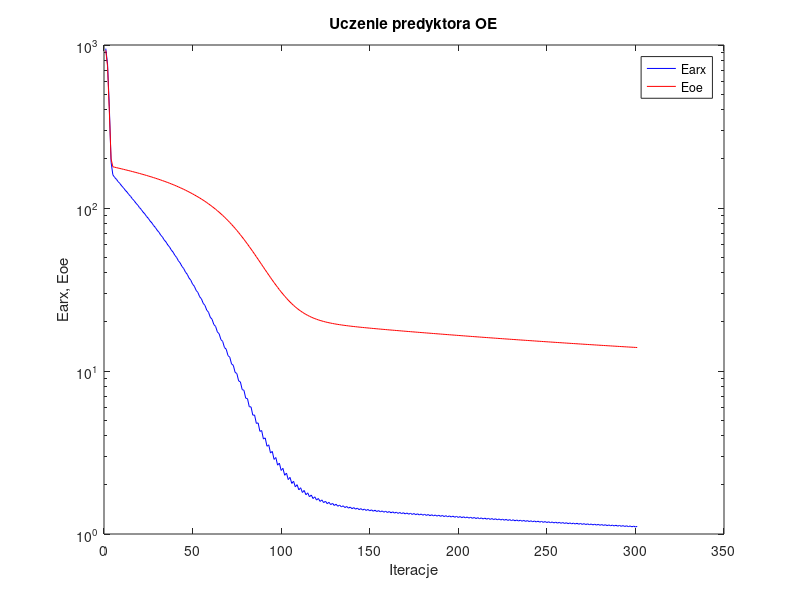
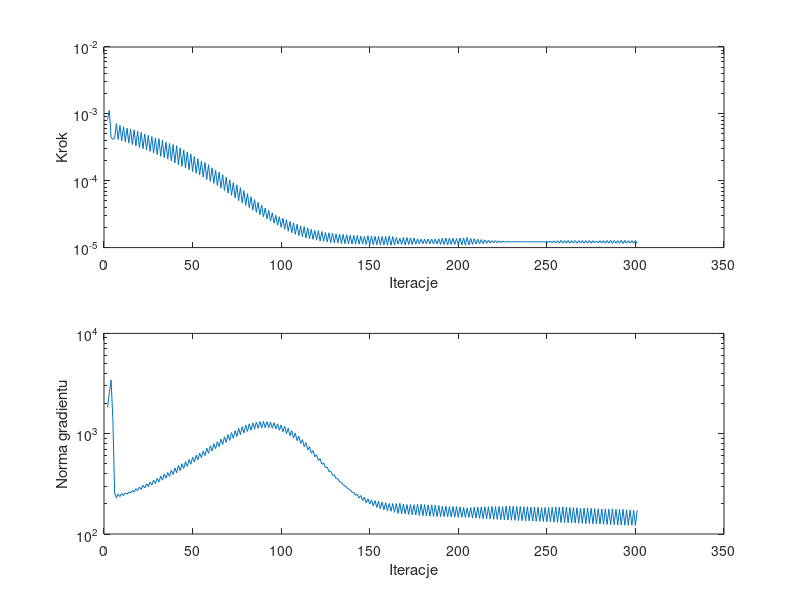

Source code (MATLAB) for these figures, in order:
%uczenie predyktora oe
clear all;
n=0; farx(n+1)=9.500174e+002; foe(n+1)=9.256376e+002; wspucz(n+1)=0.000000e+000; ng(n+1)=0.000000e+000;
n=1; farx(n+1)=7.643269e+002; foe(n+1)=7.400956e+002; krok(n+1)=8.258271e-004; ng(n+1)=1.830797e+003;
n=2; farx(n+1)=4.170956e+002; foe(n+1)=3.932928e+002; krok(n+1)=1.128760e-003; ng(n+1)=2.559113e+003;
n=3; farx(n+1)=1.907264e+002; foe(n+1)=1.999480e+002; krok(n+1)=4.430569e-004; ng(n+1)=3.432515e+003;
n=4; farx(n+1)=1.598655e+002; foe(n+1)=1.789476e+002; krok(n+1)=4.168272e-004; ng(n+1)=1.390287e+003;
n=5; farx(n+1)=1.540653e+002; foe(n+1)=1.778953e+002; krok(n+1)=4.308196e-004; ng(n+1)=2.564414e+002;
n=6; farx(n+1)=1.500949e+002; foe(n+1)=1.768649e+002; krok(n+1)=7.138862e-004; ng(n+1)=2.301482e+002;
n=7; farx(n+1)=1.450081e+002; foe(n+1)=1.758268e+002; krok(n+1)=4.129136e-004; ng(n+1)=2.494702e+002;
n=8; farx(n+1)=1.412376e+002; foe(n+1)=1.747958e+002; krok(n+1)=6.750897e-004; ng(n+1)=2.358299e+002;
n=9; farx(n+1)=1.365113e+002; foe(n+1)=1.737516e+002; krok(n+1)=3.968650e-004; ng(n+1)=2.527739e+002;
n=10; farx(n+1)=1.329880e+002; foe(n+1)=1.727123e+002; krok(n+1)=6.409943e-004; ng(n+1)=2.423964e+002;
n=11; farx(n+1)=1.285248e+002; foe(n+1)=1.716614e+002; krok(n+1)=3.824295e-004; ng(n+1)=2.570478e+002;
n=12; farx(n+1)=1.252444e+002; foe(n+1)=1.706128e+002; krok(n+1)=6.100243e-004; ng(n+1)=2.496345e+002;
n=13; farx(n+1)=1.210250e+002; foe(n+1)=1.695509e+002; krok(n+1)=3.657739e-004; ng(n+1)=2.628097e+002;
n=14; farx(n+1)=1.179073e+002; foe(n+1)=1.684834e+002; krok(n+1)=5.904631e-004; ng(n+1)=2.562428e+002;
n=15; farx(n+1)=1.139125e+002; foe(n+1)=1.674023e+002; krok(n+1)=3.473499e-004; ng(n+1)=2.720168e+002;
n=16; farx(n+1)=1.109234e+002; foe(n+1)=1.663111e+002; krok(n+1)=5.750926e-004; ng(n+1)=2.628268e+002;
n=17; farx(n+1)=1.071148e+002; foe(n+1)=1.652056e+002; krok(n+1)=3.309440e-004; ng(n+1)=2.833903e+002;
n=18; farx(n+1)=1.043079e+002; foe(n+1)=1.640986e+002; krok(n+1)=5.504055e-004; ng(n+1)=2.709027e+002;
n=19; farx(n+1)=1.006871e+002; foe(n+1)=1.629720e+002; krok(n+1)=3.147597e-004; ng(n+1)=2.946636e+002;
n=20; farx(n+1)=9.802609e+001; foe(n+1)=1.618402e+002; krok(n+1)=5.277180e-004; ng(n+1)=2.784837e+002;
n=21; farx(n+1)=9.456555e+001; foe(n+1)=1.606957e+002; krok(n+1)=3.018569e-004; ng(n+1)=3.054828e+002;
n=22; farx(n+1)=9.208386e+001; foe(n+1)=1.595476e+002; krok(n+1)=5.002119e-004; ng(n+1)=2.876059e+002;
n=23; farx(n+1)=8.878182e+001; foe(n+1)=1.583836e+002; krok(n+1)=2.881993e-004; ng(n+1)=3.169606e+002;
n=24; farx(n+1)=8.643998e+001; foe(n+1)=1.572113e+002; krok(n+1)=4.770094e-004; ng(n+1)=2.969095e+002;
n=25; farx(n+1)=8.328016e+001; foe(n+1)=1.560260e+002; krok(n+1)=2.755278e-004; ng(n+1)=3.292205e+002;
n=26; farx(n+1)=8.106621e+001; foe(n+1)=1.548316e+002; krok(n+1)=4.576195e-004; ng(n+1)=3.074949e+002;
n=27; farx(n+1)=7.804677e+001; foe(n+1)=1.536123e+002; krok(n+1)=2.601242e-004; ng(n+1)=3.450435e+002;
n=28; farx(n+1)=7.593827e+001; foe(n+1)=1.523846e+002; krok(n+1)=4.373979e-004; ng(n+1)=3.186691e+002;
n=29; farx(n+1)=7.306260e+001; foe(n+1)=1.511410e+002; krok(n+1)=2.463545e-004; ng(n+1)=3.589921e+002;
n=30; farx(n+1)=7.101677e+001; foe(n+1)=1.498726e+002; krok(n+1)=4.261938e-004; ng(n+1)=3.301020e+002;
n=31; farx(n+1)=6.825411e+001; foe(n+1)=1.485849e+002; krok(n+1)=2.322394e-004; ng(n+1)=3.783647e+002;
n=32; farx(n+1)=6.632277e+001; foe(n+1)=1.472853e+002; krok(n+1)=4.050306e-004; ng(n+1)=3.436148e+002;
n=33; farx(n+1)=6.366061e+001; foe(n+1)=1.459644e+002; krok(n+1)=2.215284e-004; ng(n+1)=3.956945e+002;
n=34; farx(n+1)=6.189115e+001; foe(n+1)=1.446444e+002; krok(n+1)=3.748417e-004; ng(n+1)=3.599185e+002;
n=35; farx(n+1)=5.934721e+001; foe(n+1)=1.433043e+002; krok(n+1)=2.110559e-004; ng(n+1)=4.099523e+002;
n=36; farx(n+1)=5.765713e+001; foe(n+1)=1.419446e+002; krok(n+1)=3.604935e-004; ng(n+1)=3.754434e+002;
n=37; farx(n+1)=5.521537e+001; foe(n+1)=1.405551e+002; krok(n+1)=1.976315e-004; ng(n+1)=4.325704e+002;
n=38; farx(n+1)=5.359439e+001; foe(n+1)=1.391485e+002; krok(n+1)=3.467612e-004; ng(n+1)=3.916489e+002;
n=39; farx(n+1)=5.125844e+001; foe(n+1)=1.377074e+002; krok(n+1)=1.841267e-004; ng(n+1)=4.565780e+002;
n=40; farx(n+1)=4.968716e+001; foe(n+1)=1.362390e+002; krok(n+1)=3.347436e-004; ng(n+1)=4.081272e+002;
n=41; farx(n+1)=4.743323e+001; foe(n+1)=1.347451e+002; krok(n+1)=1.733806e-004; ng(n+1)=4.818516e+002;
n=42; farx(n+1)=4.598932e+001; foe(n+1)=1.332408e+002; krok(n+1)=3.098339e-004; ng(n+1)=4.283503e+002;
n=43; farx(n+1)=4.382437e+001; foe(n+1)=1.317165e+002; krok(n+1)=1.646626e-004; ng(n+1)=5.025309e+002;
n=44; farx(n+1)=4.249716e+001; foe(n+1)=1.301738e+002; krok(n+1)=2.878915e-004; ng(n+1)=4.497414e+002;
n=45; farx(n+1)=4.041814e+001; foe(n+1)=1.286102e+002; krok(n+1)=1.553088e-004; ng(n+1)=5.263126e+002;
n=46; farx(n+1)=3.918634e+001; foe(n+1)=1.270193e+002; krok(n+1)=2.697438e-004; ng(n+1)=4.717519e+002;
n=47; farx(n+1)=3.718757e+001; foe(n+1)=1.254078e+002; krok(n+1)=1.458729e-004; ng(n+1)=5.534877e+002;
n=48; farx(n+1)=3.604857e+001; foe(n+1)=1.237666e+002; krok(n+1)=2.523757e-004; ng(n+1)=4.952184e+002;
n=49; farx(n+1)=3.411774e+001; foe(n+1)=1.221040e+002; krok(n+1)=1.376014e-004; ng(n+1)=5.828675e+002;
n=50; farx(n+1)=3.309962e+001; foe(n+1)=1.204277e+002; krok(n+1)=2.308086e-004; ng(n+1)=5.219517e+002;
n=51; farx(n+1)=3.124690e+001; foe(n+1)=1.187251e+002; krok(n+1)=1.297027e-004; ng(n+1)=6.103046e+002;
n=52; farx(n+1)=3.032458e+001; foe(n+1)=1.170000e+002; krok(n+1)=2.132171e-004; ng(n+1)=5.489268e+002;
n=53; farx(n+1)=2.854636e+001; foe(n+1)=1.152519e+002; krok(n+1)=1.218919e-004; ng(n+1)=6.407127e+002;
n=54; farx(n+1)=2.771645e+001; foe(n+1)=1.134778e+002; krok(n+1)=1.966794e-004; ng(n+1)=5.776101e+002;
n=55; farx(n+1)=2.602305e+001; foe(n+1)=1.116819e+002; krok(n+1)=1.133097e-004; ng(n+1)=6.733678e+002;
n=56; farx(n+1)=2.524885e+001; foe(n+1)=1.098357e+002; krok(n+1)=1.869445e-004; ng(n+1)=6.052967e+002;
n=57; farx(n+1)=2.362582e+001; foe(n+1)=1.079664e+002; krok(n+1)=1.043926e-004; ng(n+1)=7.165042e+002;
n=58; farx(n+1)=2.292454e+001; foe(n+1)=1.060569e+002; krok(n+1)=1.736749e-004; ng(n+1)=6.360489e+002;
n=59; farx(n+1)=2.136642e+001; foe(n+1)=1.041336e+002; krok(n+1)=9.776439e-005; ng(n+1)=7.558864e+002;
n=60; farx(n+1)=2.076890e+001; foe(n+1)=1.021922e+002; krok(n+1)=1.563635e-004; ng(n+1)=6.721622e+002;
n=61; farx(n+1)=1.928751e+001; foe(n+1)=1.002328e+002; krok(n+1)=9.153980e-005; ng(n+1)=7.914536e+002;
n=62; farx(n+1)=1.877028e+001; foe(n+1)=9.824690e+001; krok(n+1)=1.433326e-004; ng(n+1)=7.079459e+002;
n=63; farx(n+1)=1.736897e+001; foe(n+1)=9.623937e+001; krok(n+1)=8.440914e-005; ng(n+1)=8.338940e+002;
n=64; farx(n+1)=1.690922e+001; foe(n+1)=9.419249e+001; krok(n+1)=1.338340e-004; ng(n+1)=7.424217e+002;
n=65; farx(n+1)=1.557935e+001; foe(n+1)=9.212858e+001; krok(n+1)=7.765442e-005; ng(n+1)=8.829451e+002;
n=66; farx(n+1)=1.518734e+001; foe(n+1)=9.003904e+001; krok(n+1)=1.228120e-004; ng(n+1)=7.802240e+002;
n=67; farx(n+1)=1.393415e+001; foe(n+1)=8.793487e+001; krok(n+1)=7.150565e-005; ng(n+1)=9.298495e+002;
n=68; farx(n+1)=1.360330e+001; foe(n+1)=8.580607e+001; krok(n+1)=1.131625e-004; ng(n+1)=8.185280e+002;
n=69; farx(n+1)=1.242658e+001; foe(n+1)=8.366323e+001; krok(n+1)=6.546014e-005; ng(n+1)=9.804748e+002;
n=70; farx(n+1)=1.215071e+001; foe(n+1)=8.149957e+001; krok(n+1)=1.032442e-004; ng(n+1)=8.568298e+002;
n=71; farx(n+1)=1.104970e+001; foe(n+1)=7.934547e+001; krok(n+1)=6.065098e-005; ng(n+1)=1.024592e+003;
n=72; farx(n+1)=1.083662e+001; foe(n+1)=7.717843e+001; krok(n+1)=9.345155e-005; ng(n+1)=8.987298e+002;
n=73; farx(n+1)=9.813396e+000; foe(n+1)=7.501680e+001; krok(n+1)=5.561724e-005; ng(n+1)=1.073667e+003;
n=74; farx(n+1)=9.648088e+000; foe(n+1)=7.284213e+001; krok(n+1)=8.669030e-005; ng(n+1)=9.382014e+002;
n=75; farx(n+1)=8.696054e+000; foe(n+1)=7.066223e+001; krok(n+1)=5.036707e-005; ng(n+1)=1.134095e+003;
n=76; farx(n+1)=8.571201e+000; foe(n+1)=6.849078e+001; krok(n+1)=7.872898e-005; ng(n+1)=9.759253e+002;
n=77; farx(n+1)=7.693486e+000; foe(n+1)=6.634529e+001; krok(n+1)=4.661880e-005; ng(n+1)=1.175812e+003;
n=78; farx(n+1)=7.616099e+000; foe(n+1)=6.421849e+001; krok(n+1)=7.085234e-005; ng(n+1)=1.015991e+003;
n=79; farx(n+1)=6.810547e+000; foe(n+1)=6.211483e+001; krok(n+1)=4.285449e-005; ng(n+1)=1.218279e+003;
n=80; farx(n+1)=6.769407e+000; foe(n+1)=6.003986e+001; krok(n+1)=6.401041e-005; ng(n+1)=1.051096e+003;
n=81; farx(n+1)=6.033631e+000; foe(n+1)=5.799898e+001; krok(n+1)=3.953838e-005; ng(n+1)=1.253956e+003;
n=82; farx(n+1)=6.024272e+000; foe(n+1)=5.599706e+001; krok(n+1)=5.755042e-005; ng(n+1)=1.083038e+003;
n=83; farx(n+1)=5.357655e+000; foe(n+1)=5.403940e+001; krok(n+1)=3.650218e-005; ng(n+1)=1.280925e+003;
n=84; farx(n+1)=5.372978e+000; foe(n+1)=5.212145e+001; krok(n+1)=5.234435e-005; ng(n+1)=1.108434e+003;
n=85; farx(n+1)=4.768409e+000; foe(n+1)=5.025459e+001; krok(n+1)=3.369455e-005; ng(n+1)=1.306229e+003;
n=86; farx(n+1)=4.805598e+000; foe(n+1)=4.844175e+001; krok(n+1)=4.738492e-005; ng(n+1)=1.129499e+003;
n=87; farx(n+1)=4.263233e+000; foe(n+1)=4.668224e+001; krok(n+1)=3.098353e-005; ng(n+1)=1.321706e+003;
n=88; farx(n+1)=4.312614e+000; foe(n+1)=4.497529e+001; krok(n+1)=4.341873e-005; ng(n+1)=1.139515e+003;
n=89; farx(n+1)=3.824332e+000; foe(n+1)=4.333584e+001; krok(n+1)=2.885108e-005; ng(n+1)=1.327572e+003;
n=90; farx(n+1)=3.887906e+000; foe(n+1)=4.176215e+001; krok(n+1)=3.909086e-005; ng(n+1)=1.148007e+003;
n=91; farx(n+1)=3.452972e+000; foe(n+1)=4.025515e+001; krok(n+1)=2.689247e-005; ng(n+1)=1.319311e+003;
n=92; farx(n+1)=3.524851e+000; foe(n+1)=3.881222e+001; krok(n+1)=3.594329e-005; ng(n+1)=1.145161e+003;
n=93; farx(n+1)=3.137444e+000; foe(n+1)=3.743496e+001; krok(n+1)=2.491142e-005; ng(n+1)=1.309707e+003;
n=94; farx(n+1)=3.213187e+000; foe(n+1)=3.612415e+001; krok(n+1)=3.318147e-005; ng(n+1)=1.132756e+003;
n=95; farx(n+1)=2.868336e+000; foe(n+1)=3.488139e+001; krok(n+1)=2.330940e-005; ng(n+1)=1.287730e+003;
n=96; farx(n+1)=2.946993e+000; foe(n+1)=3.370827e+001; krok(n+1)=3.039896e-005; ng(n+1)=1.115112e+003;
n=97; farx(n+1)=2.644622e+000; foe(n+1)=3.260133e+001; krok(n+1)=2.170937e-005; ng(n+1)=1.252393e+003;
n=98; farx(n+1)=2.722026e+000; foe(n+1)=3.155252e+001; krok(n+1)=2.894239e-005; ng(n+1)=1.083167e+003;
n=99; farx(n+1)=2.454100e+000; foe(n+1)=3.056800e+001; krok(n+1)=2.007443e-005; ng(n+1)=1.223525e+003;
n=100; farx(n+1)=2.529539e+000; foe(n+1)=2.964235e+001; krok(n+1)=2.745808e-005; ng(n+1)=1.045766e+003;
n=101; farx(n+1)=2.292658e+000; foe(n+1)=2.877737e+001; krok(n+1)=1.873112e-005; ng(n+1)=1.182858e+003;
n=102; farx(n+1)=2.365783e+000; foe(n+1)=2.797044e+001; krok(n+1)=2.605170e-005; ng(n+1)=1.003570e+003;
n=103; farx(n+1)=2.156709e+000; foe(n+1)=2.721792e+001; krok(n+1)=1.755604e-005; ng(n+1)=1.134329e+003;
n=104; farx(n+1)=2.225658e+000; foe(n+1)=2.652095e+001; krok(n+1)=2.454539e-005; ng(n+1)=9.563066e+002;
n=105; farx(n+1)=2.042595e+000; foe(n+1)=2.587640e+001; krok(n+1)=1.666649e-005; ng(n+1)=1.071268e+003;
n=106; farx(n+1)=2.107907e+000; foe(n+1)=2.527947e+001; krok(n+1)=2.342760e-005; ng(n+1)=9.056015e+002;
n=107; farx(n+1)=1.946535e+000; foe(n+1)=2.472829e+001; krok(n+1)=1.579136e-005; ng(n+1)=1.011402e+003;
n=108; farx(n+1)=2.007534e+000; foe(n+1)=2.422089e+001; krok(n+1)=2.231210e-005; ng(n+1)=8.524684e+002;
n=109; farx(n+1)=1.865523e+000; foe(n+1)=2.375419e+001; krok(n+1)=1.511881e-005; ng(n+1)=9.447320e+002;
n=110; farx(n+1)=1.922098e+000; foe(n+1)=2.332613e+001; krok(n+1)=2.114892e-005; ng(n+1)=7.988851e+002;
n=111; farx(n+1)=1.797921e+000; foe(n+1)=2.293411e+001; krok(n+1)=1.453926e-005; ng(n+1)=8.735945e+002;
n=112; farx(n+1)=1.850610e+000; foe(n+1)=2.257300e+001; krok(n+1)=2.058283e-005; ng(n+1)=7.435112e+002;
n=113; farx(n+1)=1.740512e+000; foe(n+1)=2.224145e+001; krok(n+1)=1.387715e-005; ng(n+1)=8.131183e+002;
n=114; farx(n+1)=1.788546e+000; foe(n+1)=2.193787e+001; krok(n+1)=1.977673e-005; ng(n+1)=6.888177e+002;
n=115; farx(n+1)=1.691048e+000; foe(n+1)=2.166081e+001; krok(n+1)=1.356957e-005; ng(n+1)=7.442804e+002;
n=116; farx(n+1)=1.735787e+000; foe(n+1)=2.140782e+001; krok(n+1)=1.881044e-005; ng(n+1)=6.389451e+002;
n=117; farx(n+1)=1.649421e+000; foe(n+1)=2.117605e+001; krok(n+1)=1.328171e-005; ng(n+1)=6.784086e+002;
n=118; farx(n+1)=1.690771e+000; foe(n+1)=2.096410e+001; krok(n+1)=1.806967e-005; ng(n+1)=5.900791e+002;
n=119; farx(n+1)=1.614568e+000; foe(n+1)=2.076952e+001; krok(n+1)=1.290553e-005; ng(n+1)=6.170296e+002;
n=120; farx(n+1)=1.652497e+000; foe(n+1)=2.058992e+001; krok(n+1)=1.787641e-005; ng(n+1)=5.408982e+002;
n=121; farx(n+1)=1.583946e+000; foe(n+1)=2.042479e+001; krok(n+1)=1.254429e-005; ng(n+1)=5.650095e+002;
n=122; farx(n+1)=1.618898e+000; foe(n+1)=2.027277e+001; krok(n+1)=1.738167e-005; ng(n+1)=4.965161e+002;
n=123; farx(n+1)=1.557073e+000; foe(n+1)=2.013272e+001; krok(n+1)=1.240203e-005; ng(n+1)=5.119145e+002;
n=124; farx(n+1)=1.589916e+000; foe(n+1)=2.000375e+001; krok(n+1)=1.684728e-005; ng(n+1)=4.570600e+002;
n=125; farx(n+1)=1.534260e+000; foe(n+1)=1.988381e+001; krok(n+1)=1.214216e-005; ng(n+1)=4.655343e+002;
n=126; farx(n+1)=1.564618e+000; foe(n+1)=1.977248e+001; krok(n+1)=1.663384e-005; ng(n+1)=4.186705e+002;
n=127; farx(n+1)=1.514113e+000; foe(n+1)=1.966873e+001; krok(n+1)=1.191521e-005; ng(n+1)=4.251521e+002;
n=128; farx(n+1)=1.542485e+000; foe(n+1)=1.957175e+001; krok(n+1)=1.649003e-005; ng(n+1)=3.845976e+002;
n=129; farx(n+1)=1.495955e+000; foe(n+1)=1.948091e+001; krok(n+1)=1.176389e-005; ng(n+1)=3.894150e+002;
n=130; farx(n+1)=1.522705e+000; foe(n+1)=1.939591e+001; krok(n+1)=1.608814e-005; ng(n+1)=3.559873e+002;
n=131; farx(n+1)=1.479965e+000; foe(n+1)=1.931581e+001; krok(n+1)=1.167393e-005; ng(n+1)=3.564548e+002;
n=132; farx(n+1)=1.505401e+000; foe(n+1)=1.924018e+001; krok(n+1)=1.592832e-005; ng(n+1)=3.309389e+002;
n=133; farx(n+1)=1.465595e+000; foe(n+1)=1.916835e+001; krok(n+1)=1.153689e-005; ng(n+1)=3.287035e+002;
n=134; farx(n+1)=1.489849e+000; foe(n+1)=1.910022e+001; krok(n+1)=1.572983e-005; ng(n+1)=3.094996e+002;
n=135; farx(n+1)=1.452635e+000; foe(n+1)=1.903514e+001; krok(n+1)=1.144248e-005; ng(n+1)=3.032580e+002;
n=136; farx(n+1)=1.475922e+000; foe(n+1)=1.897298e+001; krok(n+1)=1.558957e-005; ng(n+1)=2.905049e+002;
n=137; farx(n+1)=1.440738e+000; foe(n+1)=1.891324e+001; krok(n+1)=1.138585e-005; ng(n+1)=2.809860e+002;
n=138; farx(n+1)=1.463167e+000; foe(n+1)=1.885598e+001; krok(n+1)=1.528126e-005; ng(n+1)=2.750710e+002;
n=139; farx(n+1)=1.430001e+000; foe(n+1)=1.880074e+001; krok(n+1)=1.136531e-005; ng(n+1)=2.599190e+002;
n=140; farx(n+1)=1.451780e+000; foe(n+1)=1.874726e+001; krok(n+1)=1.519948e-005; ng(n+1)=2.611747e+002;
n=141; farx(n+1)=1.420137e+000; foe(n+1)=1.869539e+001; krok(n+1)=1.127096e-005; ng(n+1)=2.428385e+002;
n=142; farx(n+1)=1.441418e+000; foe(n+1)=1.864492e+001; krok(n+1)=1.519696e-005; ng(n+1)=2.490547e+002;
n=143; farx(n+1)=1.410709e+000; foe(n+1)=1.859570e+001; krok(n+1)=1.126542e-005; ng(n+1)=2.288988e+002;
n=144; farx(n+1)=1.431551e+000; foe(n+1)=1.854796e+001; krok(n+1)=1.477879e-005; ng(n+1)=2.416820e+002;
n=145; farx(n+1)=1.402202e+000; foe(n+1)=1.850123e+001; krok(n+1)=1.131276e-005; ng(n+1)=2.146663e+002;
n=146; farx(n+1)=1.422671e+000; foe(n+1)=1.845548e+001; krok(n+1)=1.470169e-005; ng(n+1)=2.339913e+002;
n=147; farx(n+1)=1.394514e+000; foe(n+1)=1.841055e+001; krok(n+1)=1.115447e-005; ng(n+1)=2.048956e+002;
n=148; farx(n+1)=1.414652e+000; foe(n+1)=1.836613e+001; krok(n+1)=1.503456e-005; ng(n+1)=2.245561e+002;
n=149; farx(n+1)=1.386949e+000; foe(n+1)=1.832238e+001; krok(n+1)=1.100843e-005; ng(n+1)=1.987717e+002;
n=150; farx(n+1)=1.406766e+000; foe(n+1)=1.827934e+001; krok(n+1)=1.490654e-005; ng(n+1)=2.189417e+002;
n=151; farx(n+1)=1.379761e+000; foe(n+1)=1.823691e+001; krok(n+1)=1.103022e-005; ng(n+1)=1.906527e+002;
n=152; farx(n+1)=1.399393e+000; foe(n+1)=1.819509e+001; krok(n+1)=1.477879e-005; ng(n+1)=2.150228e+002;
n=153; farx(n+1)=1.372968e+000; foe(n+1)=1.815372e+001; krok(n+1)=1.103022e-005; ng(n+1)=1.838744e+002;
n=154; farx(n+1)=1.392392e+000; foe(n+1)=1.811290e+001; krok(n+1)=1.465430e-005; ng(n+1)=2.117699e+002;
n=155; farx(n+1)=1.366580e+000; foe(n+1)=1.807247e+001; krok(n+1)=1.101046e-005; ng(n+1)=1.783199e+002;
n=156; farx(n+1)=1.385813e+000; foe(n+1)=1.803243e+001; krok(n+1)=1.465430e-005; ng(n+1)=2.081546e+002;
n=157; farx(n+1)=1.360482e+000; foe(n+1)=1.799272e+001; krok(n+1)=1.095389e-005; ng(n+1)=1.740904e+002;
n=158; farx(n+1)=1.379537e+000; foe(n+1)=1.795334e+001; krok(n+1)=1.468252e-005; ng(n+1)=2.048963e+002;
n=159; farx(n+1)=1.354710e+000; foe(n+1)=1.791426e+001; krok(n+1)=1.085468e-005; ng(n+1)=1.704766e+002;
n=160; farx(n+1)=1.373646e+000; foe(n+1)=1.787535e+001; krok(n+1)=1.489515e-005; ng(n+1)=2.013466e+002;
n=161; farx(n+1)=1.348831e+000; foe(n+1)=1.783666e+001; krok(n+1)=1.083629e-005; ng(n+1)=1.685098e+002;
n=162; farx(n+1)=1.367648e+000; foe(n+1)=1.779850e+001; krok(n+1)=1.460917e-005; ng(n+1)=2.011885e+002;
n=163; farx(n+1)=1.343181e+000; foe(n+1)=1.776050e+001; krok(n+1)=1.095376e-005; ng(n+1)=1.647044e+002;
n=164; farx(n+1)=1.361641e+000; foe(n+1)=1.772301e+001; krok(n+1)=1.416371e-005; ng(n+1)=2.011700e+002;
n=165; farx(n+1)=1.337575e+000; foe(n+1)=1.768583e+001; krok(n+1)=1.126542e-005; ng(n+1)=1.605895e+002;
n=166; farx(n+1)=1.356181e+000; foe(n+1)=1.764906e+001; krok(n+1)=1.384553e-005; ng(n+1)=2.031708e+002;
n=167; farx(n+1)=1.332727e+000; foe(n+1)=1.761235e+001; krok(n+1)=1.115447e-005; ng(n+1)=1.590516e+002;
n=168; farx(n+1)=1.351098e+000; foe(n+1)=1.757581e+001; krok(n+1)=1.414532e-005; ng(n+1)=1.989646e+002;
n=169; farx(n+1)=1.327839e+000; foe(n+1)=1.753936e+001; krok(n+1)=1.101046e-005; ng(n+1)=1.584251e+002;
n=170; farx(n+1)=1.345901e+000; foe(n+1)=1.750311e+001; krok(n+1)=1.416371e-005; ng(n+1)=1.965151e+002;
n=171; farx(n+1)=1.322825e+000; foe(n+1)=1.746710e+001; krok(n+1)=1.109569e-005; ng(n+1)=1.570076e+002;
n=172; farx(n+1)=1.340818e+000; foe(n+1)=1.743136e+001; krok(n+1)=1.396978e-005; ng(n+1)=1.969471e+002;
n=173; farx(n+1)=1.318058e+000; foe(n+1)=1.739577e+001; krok(n+1)=1.113304e-005; ng(n+1)=1.557017e+002;
n=174; farx(n+1)=1.335889e+000; foe(n+1)=1.736039e+001; krok(n+1)=1.390431e-005; ng(n+1)=1.960803e+002;
n=175; farx(n+1)=1.313177e+000; foe(n+1)=1.732519e+001; krok(n+1)=1.126542e-005; ng(n+1)=1.545869e+002;
n=176; farx(n+1)=1.330864e+000; foe(n+1)=1.729032e+001; krok(n+1)=1.351734e-005; ng(n+1)=1.977813e+002;
n=177; farx(n+1)=1.308578e+000; foe(n+1)=1.725561e+001; krok(n+1)=1.142338e-005; ng(n+1)=1.529324e+002;
n=178; farx(n+1)=1.326169e+000; foe(n+1)=1.722111e+001; krok(n+1)=1.342816e-005; ng(n+1)=1.976249e+002;
n=179; farx(n+1)=1.304149e+000; foe(n+1)=1.718674e+001; krok(n+1)=1.142512e-005; ng(n+1)=1.520320e+002;
n=180; farx(n+1)=1.321616e+000; foe(n+1)=1.715254e+001; krok(n+1)=1.344623e-005; ng(n+1)=1.965420e+002;
n=181; farx(n+1)=1.299813e+000; foe(n+1)=1.711846e+001; krok(n+1)=1.138543e-005; ng(n+1)=1.513472e+002;
n=182; farx(n+1)=1.317113e+000; foe(n+1)=1.708455e+001; krok(n+1)=1.346311e-005; ng(n+1)=1.952713e+002;
n=183; farx(n+1)=1.295443e+000; foe(n+1)=1.705077e+001; krok(n+1)=1.141354e-005; ng(n+1)=1.506537e+002;
n=184; farx(n+1)=1.312657e+000; foe(n+1)=1.701720e+001; krok(n+1)=1.338477e-005; ng(n+1)=1.952312e+002;
n=185; farx(n+1)=1.291271e+000; foe(n+1)=1.698372e+001; krok(n+1)=1.138543e-005; ng(n+1)=1.499251e+002;
n=186; farx(n+1)=1.308317e+000; foe(n+1)=1.695040e+001; krok(n+1)=1.344623e-005; ng(n+1)=1.937361e+002;
n=187; farx(n+1)=1.287158e+000; foe(n+1)=1.691720e+001; krok(n+1)=1.132635e-005; ng(n+1)=1.493585e+002;
n=188; farx(n+1)=1.304107e+000; foe(n+1)=1.688413e+001; krok(n+1)=1.356957e-005; ng(n+1)=1.922473e+002;
n=189; farx(n+1)=1.283228e+000; foe(n+1)=1.685114e+001; krok(n+1)=1.115447e-005; ng(n+1)=1.490675e+002;
n=190; farx(n+1)=1.300013e+000; foe(n+1)=1.681820e+001; krok(n+1)=1.386696e-005; ng(n+1)=1.891812e+002;
n=191; farx(n+1)=1.279062e+000; foe(n+1)=1.678537e+001; krok(n+1)=1.109569e-005; ng(n+1)=1.490494e+002;
n=192; farx(n+1)=1.295845e+000; foe(n+1)=1.675277e+001; krok(n+1)=1.384553e-005; ng(n+1)=1.893207e+002;
n=193; farx(n+1)=1.275115e+000; foe(n+1)=1.672017e+001; krok(n+1)=1.100843e-005; ng(n+1)=1.486866e+002;
n=194; farx(n+1)=1.291595e+000; foe(n+1)=1.668777e+001; krok(n+1)=1.386876e-005; ng(n+1)=1.874793e+002;
n=195; farx(n+1)=1.271010e+000; foe(n+1)=1.665549e+001; krok(n+1)=1.109569e-005; ng(n+1)=1.479354e+002;
n=196; farx(n+1)=1.287416e+000; foe(n+1)=1.662344e+001; krok(n+1)=1.372904e-005; ng(n+1)=1.880665e+002;
n=197; farx(n+1)=1.267041e+000; foe(n+1)=1.659148e+001; krok(n+1)=1.113124e-005; ng(n+1)=1.472425e+002;
n=198; farx(n+1)=1.283228e+000; foe(n+1)=1.655971e+001; krok(n+1)=1.361415e-005; ng(n+1)=1.876689e+002;
n=199; farx(n+1)=1.263199e+000; foe(n+1)=1.652809e+001; krok(n+1)=1.115447e-005; ng(n+1)=1.464165e+002;
n=200; farx(n+1)=1.279425e+000; foe(n+1)=1.649655e+001; krok(n+1)=1.384553e-005; ng(n+1)=1.863286e+002;
n=201; farx(n+1)=1.259458e+000; foe(n+1)=1.646502e+001; krok(n+1)=1.095389e-005; ng(n+1)=1.467136e+002;
n=202; farx(n+1)=1.275428e+000; foe(n+1)=1.643362e+001; krok(n+1)=1.396978e-005; ng(n+1)=1.840746e+002;
n=203; farx(n+1)=1.255772e+000; foe(n+1)=1.640235e+001; krok(n+1)=1.085468e-005; ng(n+1)=1.463232e+002;
n=204; farx(n+1)=1.271506e+000; foe(n+1)=1.637106e+001; krok(n+1)=1.416371e-005; ng(n+1)=1.815180e+002;
n=205; farx(n+1)=1.251723e+000; foe(n+1)=1.634000e+001; krok(n+1)=1.095376e-005; ng(n+1)=1.462829e+002;
n=206; farx(n+1)=1.267337e+000; foe(n+1)=1.630919e+001; krok(n+1)=1.373458e-005; ng(n+1)=1.837596e+002;
n=207; farx(n+1)=1.247837e+000; foe(n+1)=1.627856e+001; krok(n+1)=1.115605e-005; ng(n+1)=1.446967e+002;
n=208; farx(n+1)=1.263420e+000; foe(n+1)=1.624811e+001; krok(n+1)=1.357662e-005; ng(n+1)=1.847651e+002;
n=209; farx(n+1)=1.243977e+000; foe(n+1)=1.621777e+001; krok(n+1)=1.126542e-005; ng(n+1)=1.441012e+002;
n=210; farx(n+1)=1.259449e+000; foe(n+1)=1.618766e+001; krok(n+1)=1.332607e-005; ng(n+1)=1.859936e+002;
n=211; farx(n+1)=1.240246e+000; foe(n+1)=1.615765e+001; krok(n+1)=1.138585e-005; ng(n+1)=1.432000e+002;
n=212; farx(n+1)=1.255579e+000; foe(n+1)=1.612782e+001; krok(n+1)=1.319809e-005; ng(n+1)=1.861965e+002;
n=213; farx(n+1)=1.236539e+000; foe(n+1)=1.609810e+001; krok(n+1)=1.148266e-005; ng(n+1)=1.424849e+002;
n=214; farx(n+1)=1.251734e+000; foe(n+1)=1.606855e+001; krok(n+1)=1.304908e-005; ng(n+1)=1.865950e+002;
n=215; farx(n+1)=1.232900e+000; foe(n+1)=1.603911e+001; krok(n+1)=1.157184e-005; ng(n+1)=1.417274e+002;
n=216; farx(n+1)=1.247901e+000; foe(n+1)=1.600983e+001; krok(n+1)=1.290553e-005; ng(n+1)=1.866204e+002;
n=217; farx(n+1)=1.229168e+000; foe(n+1)=1.598067e+001; krok(n+1)=1.176389e-005; ng(n+1)=1.408915e+002;
n=218; farx(n+1)=1.244137e+000; foe(n+1)=1.595168e+001; krok(n+1)=1.268925e-005; ng(n+1)=1.883636e+002;
n=219; farx(n+1)=1.225650e+000; foe(n+1)=1.592279e+001; krok(n+1)=1.182351e-005; ng(n+1)=1.401545e+002;
n=220; farx(n+1)=1.240500e+000; foe(n+1)=1.589403e+001; krok(n+1)=1.268925e-005; ng(n+1)=1.877118e+002;
n=221; farx(n+1)=1.222119e+000; foe(n+1)=1.586537e+001; krok(n+1)=1.184623e-005; ng(n+1)=1.397180e+002;
n=222; farx(n+1)=1.236822e+000; foe(n+1)=1.583686e+001; krok(n+1)=1.259797e-005; ng(n+1)=1.876414e+002;
n=223; farx(n+1)=1.218626e+000; foe(n+1)=1.580844e+001; krok(n+1)=1.191521e-005; ng(n+1)=1.390543e+002;
n=224; farx(n+1)=1.233219e+000; foe(n+1)=1.578017e+001; krok(n+1)=1.254943e-005; ng(n+1)=1.874583e+002;
n=225; farx(n+1)=1.214956e+000; foe(n+1)=1.575199e+001; krok(n+1)=1.209447e-005; ng(n+1)=1.385328e+002;
n=226; farx(n+1)=1.229484e+000; foe(n+1)=1.572396e+001; krok(n+1)=1.221743e-005; ng(n+1)=1.900933e+002;
n=227; farx(n+1)=1.211517e+000; foe(n+1)=1.569602e+001; krok(n+1)=1.226836e-005; ng(n+1)=1.375129e+002;
n=228; farx(n+1)=1.226008e+000; foe(n+1)=1.566822e+001; krok(n+1)=1.222055e-005; ng(n+1)=1.899968e+002;
n=229; farx(n+1)=1.208161e+000; foe(n+1)=1.564051e+001; krok(n+1)=1.222055e-005; ng(n+1)=1.371907e+002;
n=230; farx(n+1)=1.222508e+000; foe(n+1)=1.561293e+001; krok(n+1)=1.222055e-005; ng(n+1)=1.891413e+002;
n=231; farx(n+1)=1.204828e+000; foe(n+1)=1.558544e+001; krok(n+1)=1.221656e-005; ng(n+1)=1.367177e+002;
n=232; farx(n+1)=1.219007e+000; foe(n+1)=1.555809e+001; krok(n+1)=1.219587e-005; ng(n+1)=1.883186e+002;
n=233; farx(n+1)=1.201494e+000; foe(n+1)=1.553082e+001; krok(n+1)=1.225575e-005; ng(n+1)=1.361628e+002;
n=234; farx(n+1)=1.215617e+000; foe(n+1)=1.550368e+001; krok(n+1)=1.222055e-005; ng(n+1)=1.878806e+002;
n=235; farx(n+1)=1.198193e+000; foe(n+1)=1.547663e+001; krok(n+1)=1.222055e-005; ng(n+1)=1.358651e+002;
n=236; farx(n+1)=1.212217e+000; foe(n+1)=1.544972e+001; krok(n+1)=1.222055e-005; ng(n+1)=1.873431e+002;
n=237; farx(n+1)=1.194911e+000; foe(n+1)=1.542288e+001; krok(n+1)=1.222055e-005; ng(n+1)=1.354622e+002;
n=238; farx(n+1)=1.208849e+000; foe(n+1)=1.539618e+001; krok(n+1)=1.222055e-005; ng(n+1)=1.869054e+002;
n=239; farx(n+1)=1.191753e+000; foe(n+1)=1.536956e+001; krok(n+1)=1.214216e-005; ng(n+1)=1.350804e+002;
n=240; farx(n+1)=1.205480e+000; foe(n+1)=1.534308e+001; krok(n+1)=1.227270e-005; ng(n+1)=1.850602e+002;
n=241; farx(n+1)=1.188437e+000; foe(n+1)=1.531667e+001; krok(n+1)=1.222055e-005; ng(n+1)=1.346102e+002;
n=242; farx(n+1)=1.202084e+000; foe(n+1)=1.529040e+001; krok(n+1)=1.214216e-005; ng(n+1)=1.857997e+002;
n=243; farx(n+1)=1.185267e+000; foe(n+1)=1.526421e+001; krok(n+1)=1.225575e-005; ng(n+1)=1.339587e+002;
n=244; farx(n+1)=1.198849e+000; foe(n+1)=1.523815e+001; krok(n+1)=1.222055e-005; ng(n+1)=1.848165e+002;
n=245; farx(n+1)=1.182161e+000; foe(n+1)=1.521216e+001; krok(n+1)=1.214216e-005; ng(n+1)=1.337750e+002;
n=246; farx(n+1)=1.195554e+000; foe(n+1)=1.518631e+001; krok(n+1)=1.225575e-005; ng(n+1)=1.832631e+002;
n=247; farx(n+1)=1.178922e+000; foe(n+1)=1.516054e+001; krok(n+1)=1.222055e-005; ng(n+1)=1.332987e+002;
n=248; farx(n+1)=1.192197e+000; foe(n+1)=1.513489e+001; krok(n+1)=1.209645e-005; ng(n+1)=1.839447e+002;
n=249; farx(n+1)=1.175740e+000; foe(n+1)=1.510933e+001; krok(n+1)=1.235197e-005; ng(n+1)=1.325268e+002;
n=250; farx(n+1)=1.188877e+000; foe(n+1)=1.508388e+001; krok(n+1)=1.197415e-005; ng(n+1)=1.841552e+002;
n=251; farx(n+1)=1.172548e+000; foe(n+1)=1.505851e+001; krok(n+1)=1.250333e-005; ng(n+1)=1.318009e+002;
n=252; farx(n+1)=1.185615e+000; foe(n+1)=1.503326e+001; krok(n+1)=1.185899e-005; ng(n+1)=1.848501e+002;
n=253; farx(n+1)=1.169340e+000; foe(n+1)=1.500808e+001; krok(n+1)=1.265721e-005; ng(n+1)=1.312026e+002;
n=254; farx(n+1)=1.182426e+000; foe(n+1)=1.498301e+001; krok(n+1)=1.176389e-005; ng(n+1)=1.861105e+002;
n=255; farx(n+1)=1.166283e+000; foe(n+1)=1.495803e+001; krok(n+1)=1.265721e-005; ng(n+1)=1.307681e+002;
n=256; farx(n+1)=1.179172e+000; foe(n+1)=1.493316e+001; krok(n+1)=1.168144e-005; ng(n+1)=1.854929e+002;
n=257; farx(n+1)=1.163180e+000; foe(n+1)=1.490835e+001; krok(n+1)=1.280413e-005; ng(n+1)=1.300509e+002;
n=258; farx(n+1)=1.176054e+000; foe(n+1)=1.488366e+001; krok(n+1)=1.165470e-005; ng(n+1)=1.858511e+002;
n=259; farx(n+1)=1.160204e+000; foe(n+1)=1.485907e+001; krok(n+1)=1.274425e-005; ng(n+1)=1.297015e+002;
n=260; farx(n+1)=1.172930e+000; foe(n+1)=1.483459e+001; krok(n+1)=1.167393e-005; ng(n+1)=1.846597e+002;
n=261; farx(n+1)=1.157233e+000; foe(n+1)=1.481018e+001; krok(n+1)=1.273164e-005; ng(n+1)=1.292547e+002;
n=262; farx(n+1)=1.169865e+000; foe(n+1)=1.478591e+001; krok(n+1)=1.171380e-005; ng(n+1)=1.837362e+002;
n=263; farx(n+1)=1.154251e+000; foe(n+1)=1.476171e+001; krok(n+1)=1.270754e-005; ng(n+1)=1.289270e+002;
n=264; farx(n+1)=1.166772e+000; foe(n+1)=1.473762e+001; krok(n+1)=1.168403e-005; ng(n+1)=1.832984e+002;
n=265; farx(n+1)=1.151304e+000; foe(n+1)=1.471362e+001; krok(n+1)=1.272730e-005; ng(n+1)=1.284338e+002;
n=266; farx(n+1)=1.163723e+000; foe(n+1)=1.468972e+001; krok(n+1)=1.168403e-005; ng(n+1)=1.826668e+002;
n=267; farx(n+1)=1.148417e+000; foe(n+1)=1.466591e+001; krok(n+1)=1.268925e-005; ng(n+1)=1.280183e+002;
n=268; farx(n+1)=1.160704e+000; foe(n+1)=1.464222e+001; krok(n+1)=1.171829e-005; ng(n+1)=1.814438e+002;
n=269; farx(n+1)=1.145468e+000; foe(n+1)=1.461860e+001; krok(n+1)=1.271718e-005; ng(n+1)=1.276280e+002;
n=270; farx(n+1)=1.157696e+000; foe(n+1)=1.459509e+001; krok(n+1)=1.168301e-005; ng(n+1)=1.814902e+002;
n=271; farx(n+1)=1.142583e+000; foe(n+1)=1.457166e+001; krok(n+1)=1.271718e-005; ng(n+1)=1.272073e+002;
n=272; farx(n+1)=1.154715e+000; foe(n+1)=1.454833e+001; krok(n+1)=1.168301e-005; ng(n+1)=1.808823e+002;
n=273; farx(n+1)=1.139726e+000; foe(n+1)=1.452509e+001; krok(n+1)=1.270754e-005; ng(n+1)=1.268007e+002;
n=274; farx(n+1)=1.151740e+000; foe(n+1)=1.450196e+001; krok(n+1)=1.167393e-005; ng(n+1)=1.801777e+002;
n=275; farx(n+1)=1.136917e+000; foe(n+1)=1.447890e+001; krok(n+1)=1.268925e-005; ng(n+1)=1.263398e+002;
n=276; farx(n+1)=1.148868e+000; foe(n+1)=1.445596e+001; krok(n+1)=1.176389e-005; ng(n+1)=1.790418e+002;
n=277; farx(n+1)=1.134117e+000; foe(n+1)=1.443310e+001; krok(n+1)=1.259177e-005; ng(n+1)=1.261848e+002;
n=278; farx(n+1)=1.145887e+000; foe(n+1)=1.441036e+001; krok(n+1)=1.171829e-005; ng(n+1)=1.780992e+002;
n=279; farx(n+1)=1.131282e+000; foe(n+1)=1.438767e+001; krok(n+1)=1.268925e-005; ng(n+1)=1.255352e+002;
n=280; farx(n+1)=1.142978e+000; foe(n+1)=1.436509e+001; krok(n+1)=1.168144e-005; ng(n+1)=1.779982e+002;
n=281; farx(n+1)=1.128468e+000; foe(n+1)=1.434258e+001; krok(n+1)=1.272730e-005; ng(n+1)=1.250844e+002;
n=282; farx(n+1)=1.140086e+000; foe(n+1)=1.432018e+001; krok(n+1)=1.164400e-005; ng(n+1)=1.778700e+002;
n=283; farx(n+1)=1.125696e+000; foe(n+1)=1.429785e+001; krok(n+1)=1.274727e-005; ng(n+1)=1.246262e+002;
n=284; farx(n+1)=1.137206e+000; foe(n+1)=1.427563e+001; krok(n+1)=1.161523e-005; ng(n+1)=1.773856e+002;
n=285; farx(n+1)=1.122872e+000; foe(n+1)=1.425346e+001; krok(n+1)=1.284475e-005; ng(n+1)=1.241338e+002;
n=286; farx(n+1)=1.134350e+000; foe(n+1)=1.423140e+001; krok(n+1)=1.153689e-005; ng(n+1)=1.780246e+002;
n=287; farx(n+1)=1.120235e+000; foe(n+1)=1.420940e+001; krok(n+1)=1.277945e-005; ng(n+1)=1.236613e+002;
n=288; farx(n+1)=1.131572e+000; foe(n+1)=1.418754e+001; krok(n+1)=1.164400e-005; ng(n+1)=1.760123e+002;
n=289; farx(n+1)=1.117528e+000; foe(n+1)=1.416574e+001; krok(n+1)=1.273164e-005; ng(n+1)=1.234157e+002;
n=290; farx(n+1)=1.128749e+000; foe(n+1)=1.414405e+001; krok(n+1)=1.161523e-005; ng(n+1)=1.754477e+002;
n=291; farx(n+1)=1.114752e+000; foe(n+1)=1.412242e+001; krok(n+1)=1.284475e-005; ng(n+1)=1.229122e+002;
n=292; farx(n+1)=1.125962e+000; foe(n+1)=1.410088e+001; krok(n+1)=1.153689e-005; ng(n+1)=1.762545e+002;
n=293; farx(n+1)=1.112159e+000; foe(n+1)=1.407942e+001; krok(n+1)=1.277945e-005; ng(n+1)=1.224922e+002;
n=294; farx(n+1)=1.123262e+000; foe(n+1)=1.405807e+001; krok(n+1)=1.165470e-005; ng(n+1)=1.744335e+002;
n=295; farx(n+1)=1.109554e+000; foe(n+1)=1.403681e+001; krok(n+1)=1.266631e-005; ng(n+1)=1.223339e+002;
n=296; farx(n+1)=1.120550e+000; foe(n+1)=1.401564e+001; krok(n+1)=1.171380e-005; ng(n+1)=1.731609e+002;
n=297; farx(n+1)=1.106901e+000; foe(n+1)=1.399455e+001; krok(n+1)=1.265721e-005; ng(n+1)=1.220590e+002;
n=298; farx(n+1)=1.117784e+000; foe(n+1)=1.397356e+001; krok(n+1)=1.164400e-005; ng(n+1)=1.729549e+002;
n=299; farx(n+1)=1.104274e+000; foe(n+1)=1.395262e+001; krok(n+1)=1.272730e-005; ng(n+1)=1.214708e+002;
n=300; farx(n+1)=1.115107e+000; foe(n+1)=1.393179e+001; krok(n+1)=1.165470e-005; ng(n+1)=1.725997e+002;

figure; semilogy(farx,'b'); hold on; semilogy(foe,'r'); xlabel('Iteracje'); ylabel('Earx, Eoe'); legend('Earx','Eoe'); title('Uczenie predyktora OE');
figure; subplot(2,1,1); semilogy(krok); xlabel('Iteracje'); ylabel('Krok');
subplot(2,1,2); semilogy(ng); xlabel('Iteracje'); ylabel('Norma gradientu');
Earx=farx(n+1)
Eoe=foe(n+1)
